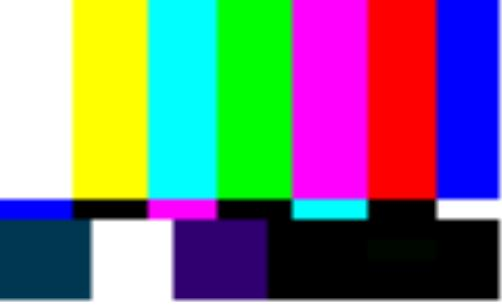
#> input picture 디지털영상처리/week3-mission/data/colorbar_chart.jpg, 502 x 305 px
$ python CV_00_2_ImageReadShowWrite_mission01.py
#> lines starting #> are read from the running program, lines starting #| are printed output that depends on the picture
#====================================================================================================================
# 미션 과제(1)
# 변수 fname로 주어진 영상 파일에 대해 주어진 미션을 완수히시오.
# fname = "../data/colorbas_chart.jpg"      # 단, 파일의 실제 이름은 바뀔 수도 있음.
# 0. fname으로 지정된 파일을 화면에 출력하시오..
# 1. 가로(column, 열) 및 세로(row, 행) 정보를 변수 a, b에 넣으시오.
#     a.shape
#    이를 이용하여 영상의 가로, 세로 정보를 출력하시오. => print(f'가로={a}, 세로={b}')
# 2. 영상의 면적을 출력하시오. => 면적 = 23674834
# 3. 파일이 칼라인지 모노 영상인지를 검사하여 그 결과를 출력하시오. => 영상은 '칼라 혹은 모노'입니다.
# 4. 해당 영상을 화면에 출력하시오. 이때 파일 이름이 타이틀 바에 출력되어야 합니다. 경로(path)를 제외하면 가점
# 5. 읽은 영상을 quality를 지정하여 현재의 폴더에 JPG 영상으로 저장하시오. 파일 이름은 tmp.jpg
#    quality는 사용자의 입력을 받아 지정하게 하면 가점. 못하겠으면 5로 고정.
# 6. 저장된 영상을 읽어 화면에 출력하시오 이때 타이틀 바의 이름은 "quality=?"
#     ? 값은 5로 고정하거나, 사용자 입력으로 정한 값으로 정한다. 사용자 입력 가점.
#====================================================================================================================

import cv2 as cv

# 0
Path = '../data/'       # . 현재 폴더, .. 바로 윗 폴더, ../data/ => 현재 폴더 바로 위 폴더 아래에 있는 data 폴더 아래
Name = 'colorbar_chart.jpg'
fname = Path + Name

print(fname)


img = cv.imread(fname)   # 칼라모드로 읽어낸다. default
#> img is the input picture: shape (305, 502, 3); mean B, G, R 128, 120.9, 120.1

# 1
a = img.shape[1]
#> a = 502
b = img.shape[0]
#> b = 305

print(f'가로={a}, 세로={b}')
#| 가로=502, 세로=305

# 2
c = a*b
#> c = 153110
print(f'면적 = {c}')
#| 면적 = 153110

# 3
if len(img.shape) == 3:
    print('영상은 칼라입니다.')
else:
    print('영상은 모노입니다.')

# 4
winname_img = fname[fname.rfind('/')+1:]

cv.imshow(winname_img, img)

key = cv.waitKey(0)       # 이곳에서 키보드 입력을 무한정 기다린다.
#> (key Esc is pressed here)
cv.destroyWindow(winname_img)     # 지정한 이름의 창을 닫는다.

# 5
quality = int(input('사진 퀄리티를 입력하세요 : ')) # quality : 1 to 100. The higher is the better. quality is 95 default.
#> the answer given: 1

file_qual = 'tmp.jpg'              # 저장할 파일의 이름 = 원래이름+(q=05)

cv.imwrite(file_qual, img, (cv.IMWRITE_JPEG_QUALITY, quality))       # 영상을 주어진 품질(quality)로 저장한다.

# 6
fname = file_qual

img = cv.imread(fname)
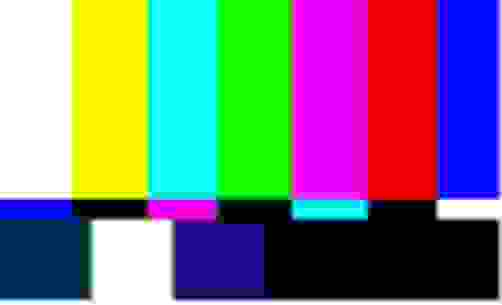
#> img: shape (305, 502, 3); mean B, G, R 127, 120.9, 119.8
cv.imshow(f'quality={quality}',img)

cv.waitKey(0)
cv.destroyAllWindows()

$ run again, with 디지털영상처리/week3-mission/data/RGBColors.JPG copied over 디지털영상처리/week3-mission/data/colorbar_chart.jpg
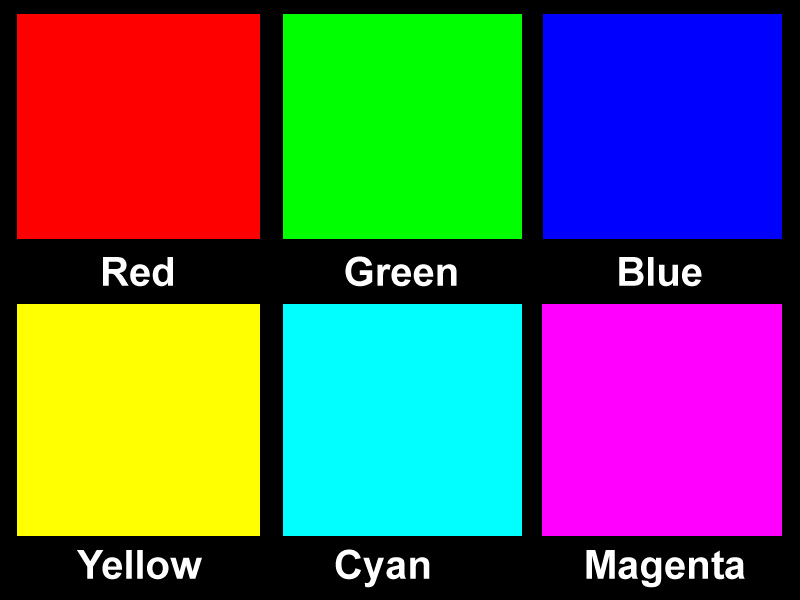
#> input picture 디지털영상처리/week3-mission/data/RGBColors.JPG, 800 x 600 px
#> img is the input picture: shape (600, 800, 3); mean B, G, R 92.1, 92.4, 93.1
#| 가로=800, 세로=600
#| 면적 = 480000
#> `img = cv.imread(fname)`:
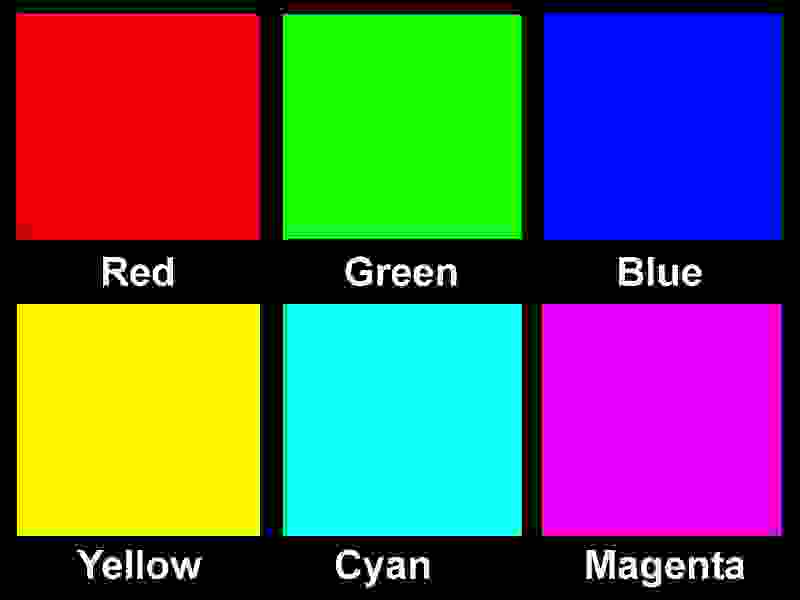
#> img: shape (600, 800, 3); mean B, G, R 93.1, 93.4, 94.6
